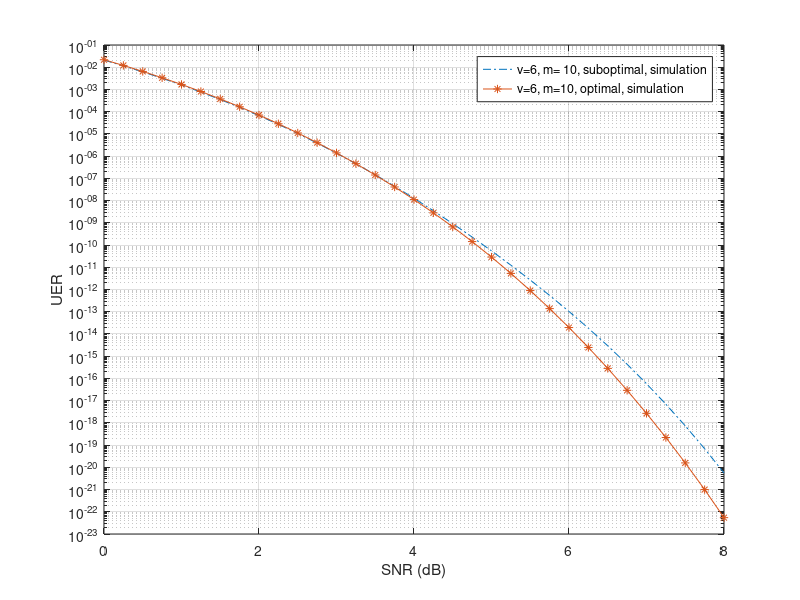

This chart was generated by the following MATLAB code:
% theoretical UER curve

% openfig('Plot_ISIT_2020_TBCC_FER_VS_SNR.fig');


SNR_dB = 0:0.25:8;
SNR = 10.^(SNR_dB/10);

UER_deg_10_suboptimal_TBCC_133_171 = 2*qfunc(sqrt(SNR.*14))+15*qfunc(sqrt(SNR.*16))+...
    639*qfunc(sqrt(SNR.*18))+3400*qfunc(sqrt(SNR.*20));


UER_deg_10_optimal_TBCC_133_171=10*qfunc(sqrt(SNR.*16))+...
    898*qfunc(sqrt(SNR.*18))+2970*qfunc(sqrt(SNR.*20));



semilogy(SNR_dB, UER_deg_10_suboptimal_TBCC_133_171,'-.');grid on, hold on
semilogy(SNR_dB, UER_deg_10_optimal_TBCC_133_171,'-*');
legend('v=6, m= 10, suboptimal, simulation',...
    'v=6, m=10, optimal, simulation',...
    'v=6, m= 10, suboptimal, theoretical',...
    'v=6, m=10, optimal, theoretical');


xlabel('SNR (dB)');
ylabel('UER');